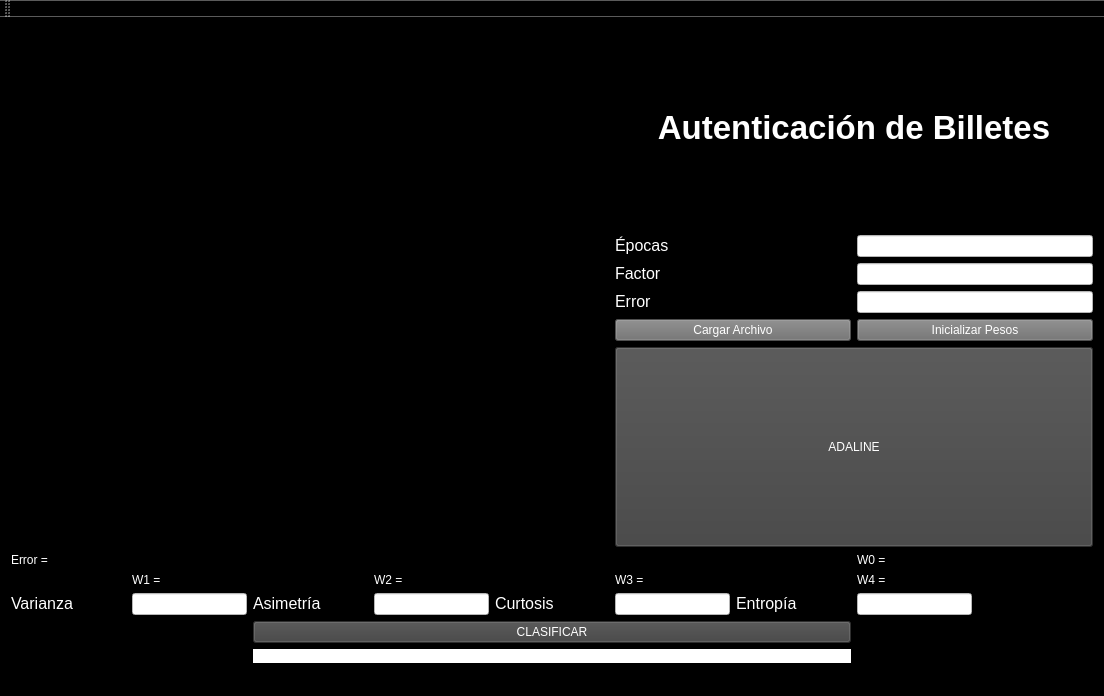
<?xml version="1.0" encoding="UTF-8"?>
<ui version="4.0">
 <class>MainWindow</class>
 <widget class="QMainWindow" name="MainWindow">
  <property name="geometry">
   <rect>
    <x>0</x>
    <y>0</y>
    <width>1104</width>
    <height>696</height>
   </rect>
  </property>
  <property name="windowTitle">
   <string>MainWindow</string>
  </property>
  <property name="styleSheet">
   <string notr="true">background-color: rgb(0, 0, 0);</string>
  </property>
  <widget class="QWidget" name="centralWidget">
   <layout class="QGridLayout" name="gridLayout">
    <item row="3" column="3">
     <widget class="QLineEdit" name="inputX2">
      <property name="sizePolicy">
       <sizepolicy hsizetype="Preferred" vsizetype="Fixed">
        <horstretch>0</horstretch>
        <verstretch>0</verstretch>
       </sizepolicy>
      </property>
      <property name="styleSheet">
       <string notr="true">font: 12pt &quot;MS Shell Dlg 2&quot;;
color: rgb(0, 0, 0);
background-color: rgb(255, 255, 255);</string>
      </property>
     </widget>
    </item>
    <item row="3" column="4">
     <widget class="QLabel" name="label_3">
      <property name="text">
       <string>&lt;html&gt;&lt;head/&gt;&lt;body&gt;&lt;p&gt;&lt;span style=&quot; font-size:12pt; color:#ffffff;&quot;&gt;Curtosis&lt;/span&gt;&lt;/p&gt;&lt;/body&gt;&lt;/html&gt;</string>
      </property>
     </widget>
    </item>
    <item row="3" column="1">
     <widget class="QLineEdit" name="inputX1">
      <property name="sizePolicy">
       <sizepolicy hsizetype="Preferred" vsizetype="Fixed">
        <horstretch>0</horstretch>
        <verstretch>0</verstretch>
       </sizepolicy>
      </property>
      <property name="styleSheet">
       <string notr="true">font: 12pt &quot;MS Shell Dlg 2&quot;;
color: rgb(0, 0, 0);
background-color: rgb(255, 255, 255);</string>
      </property>
     </widget>
    </item>
    <item row="3" column="5">
     <widget class="QLineEdit" name="inputX3">
      <property name="sizePolicy">
       <sizepolicy hsizetype="Preferred" vsizetype="Fixed">
        <horstretch>0</horstretch>
        <verstretch>0</verstretch>
       </sizepolicy>
      </property>
      <property name="styleSheet">
       <string notr="true">font: 12pt &quot;MS Shell Dlg 2&quot;;
color: rgb(0, 0, 0);
background-color: rgb(255, 255, 255);</string>
      </property>
     </widget>
    </item>
    <item row="3" column="2">
     <widget class="QLabel" name="label_2">
      <property name="text">
       <string>&lt;html&gt;&lt;head/&gt;&lt;body&gt;&lt;p&gt;&lt;span style=&quot; font-size:12pt; color:#ffffff;&quot;&gt;Asimetría&lt;/span&gt;&lt;/p&gt;&lt;/body&gt;&lt;/html&gt;</string>
      </property>
     </widget>
    </item>
    <item row="3" column="7">
     <widget class="QLineEdit" name="inputX4">
      <property name="sizePolicy">
       <sizepolicy hsizetype="Preferred" vsizetype="Fixed">
        <horstretch>0</horstretch>
        <verstretch>0</verstretch>
       </sizepolicy>
      </property>
      <property name="styleSheet">
       <string notr="true">font: 12pt &quot;MS Shell Dlg 2&quot;;
color: rgb(0, 0, 0);
background-color: rgb(255, 255, 255);</string>
      </property>
     </widget>
    </item>
    <item row="3" column="6">
     <widget class="QLabel" name="label_4">
      <property name="text">
       <string>&lt;html&gt;&lt;head/&gt;&lt;body&gt;&lt;p&gt;&lt;span style=&quot; font-size:12pt; color:#ffffff;&quot;&gt;Entropía&lt;/span&gt;&lt;/p&gt;&lt;/body&gt;&lt;/html&gt;</string>
      </property>
     </widget>
    </item>
    <item row="3" column="0">
     <widget class="QLabel" name="label">
      <property name="text">
       <string>&lt;html&gt;&lt;head/&gt;&lt;body&gt;&lt;p&gt;&lt;span style=&quot; font-size:12pt; color:#ffffff;&quot;&gt;Varianza&lt;/span&gt;&lt;/p&gt;&lt;/body&gt;&lt;/html&gt;</string>
      </property>
     </widget>
    </item>
    <item row="1" column="0" colspan="5">
     <widget class="QLabel" name="outputIteracion">
      <property name="sizePolicy">
       <sizepolicy hsizetype="Preferred" vsizetype="Fixed">
        <horstretch>0</horstretch>
        <verstretch>0</verstretch>
       </sizepolicy>
      </property>
      <property name="styleSheet">
       <string notr="true">font: 12pt &quot;MS Shell Dlg 2&quot;;
color: rgb(255, 255, 255);</string>
      </property>
      <property name="text">
       <string>Error = </string>
      </property>
     </widget>
    </item>
    <item row="2" column="7">
     <widget class="QLabel" name="outputW4">
      <property name="styleSheet">
       <string notr="true">font: 12pt &quot;MS Shell Dlg 2&quot;;
color: rgb(255, 255, 255);</string>
      </property>
      <property name="text">
       <string>W4 = </string>
      </property>
     </widget>
    </item>
    <item row="0" column="0" colspan="5">
     <widget class="QCustomPlot" name="errorPlot" native="true"/>
    </item>
    <item row="2" column="3">
     <widget class="QLabel" name="outputW2">
      <property name="styleSheet">
       <string notr="true">font: 12pt &quot;MS Shell Dlg 2&quot;;
color: rgb(255, 255, 255);</string>
      </property>
      <property name="text">
       <string>W2 = </string>
      </property>
     </widget>
    </item>
    <item row="2" column="1">
     <widget class="QLabel" name="outputW1">
      <property name="sizePolicy">
       <sizepolicy hsizetype="Preferred" vsizetype="Fixed">
        <horstretch>0</horstretch>
        <verstretch>0</verstretch>
       </sizepolicy>
      </property>
      <property name="styleSheet">
       <string notr="true">font: 12pt &quot;MS Shell Dlg 2&quot;;
color: rgb(255, 255, 255);</string>
      </property>
      <property name="text">
       <string>W1 = </string>
      </property>
     </widget>
    </item>
    <item row="0" column="5" colspan="4">
     <layout class="QGridLayout" name="gridLayout_2">
      <item row="1" column="0">
       <widget class="QLabel" name="epocas">
        <property name="text">
         <string>&lt;html&gt;&lt;head/&gt;&lt;body&gt;&lt;p&gt;&lt;span style=&quot; font-size:12pt; color:#ffffff;&quot;&gt;Épocas&lt;/span&gt;&lt;/p&gt;&lt;/body&gt;&lt;/html&gt;</string>
        </property>
       </widget>
      </item>
      <item row="0" column="0" colspan="2">
       <widget class="QLabel" name="titulo">
        <property name="text">
         <string>&lt;!DOCTYPE HTML PUBLIC &quot;-//W3C//DTD HTML 4.0//EN&quot; &quot;http://www.w3.org/TR/REC-html40/strict.dtd&quot;&gt;
&lt;html&gt;&lt;head&gt;&lt;meta name=&quot;qrichtext&quot; content=&quot;1&quot; /&gt;&lt;style type=&quot;text/css&quot;&gt;
p, li { white-space: pre-wrap; }
&lt;/style&gt;&lt;/head&gt;&lt;body style=&quot; font-family:'MS Shell Dlg 2'; font-size:8pt; font-weight:400; font-style:normal;&quot;&gt;
&lt;p align=&quot;center&quot; style=&quot; margin-top:12px; margin-bottom:12px; margin-left:0px; margin-right:0px; -qt-block-indent:0; text-indent:0px;&quot;&gt;&lt;span style=&quot; font-family:'inherit'; font-size:25pt; font-weight:600; color:#ffffff;&quot;&gt;Autenticación de Billetes&lt;/span&gt;&lt;/p&gt;&lt;/body&gt;&lt;/html&gt;</string>
        </property>
       </widget>
      </item>
      <item row="1" column="1">
       <widget class="QLineEdit" name="inputG">
        <property name="sizePolicy">
         <sizepolicy hsizetype="Preferred" vsizetype="Fixed">
          <horstretch>0</horstretch>
          <verstretch>0</verstretch>
         </sizepolicy>
        </property>
        <property name="styleSheet">
         <string notr="true">font: 12pt &quot;MS Shell Dlg 2&quot;;
color: rgb(0, 0, 0);
background-color: rgb(255, 255, 255);</string>
        </property>
       </widget>
      </item>
      <item row="2" column="0">
       <widget class="QLabel" name="factor">
        <property name="text">
         <string>&lt;html&gt;&lt;head/&gt;&lt;body&gt;&lt;p&gt;&lt;span style=&quot; font-size:12pt; color:#ffffff;&quot;&gt;Factor&lt;/span&gt;&lt;/p&gt;&lt;/body&gt;&lt;/html&gt;</string>
        </property>
       </widget>
      </item>
      <item row="6" column="0" colspan="2">
       <widget class="QPushButton" name="ADALINE">
        <property name="sizePolicy">
         <sizepolicy hsizetype="Preferred" vsizetype="Preferred">
          <horstretch>0</horstretch>
          <verstretch>0</verstretch>
         </sizepolicy>
        </property>
        <property name="styleSheet">
         <string notr="true">font: 75 25pt &quot;MS Shell Dlg 2&quot;;
color: rgb(255, 255, 255);
background-color: rgb(65, 65, 65);</string>
        </property>
        <property name="text">
         <string>ADALINE</string>
        </property>
       </widget>
      </item>
      <item row="3" column="1">
       <widget class="QLineEdit" name="inputE">
        <property name="sizePolicy">
         <sizepolicy hsizetype="Preferred" vsizetype="Fixed">
          <horstretch>0</horstretch>
          <verstretch>0</verstretch>
         </sizepolicy>
        </property>
        <property name="styleSheet">
         <string notr="true">font: 12pt &quot;MS Shell Dlg 2&quot;;
color: rgb(0, 0, 0);
background-color: rgb(255, 255, 255);</string>
        </property>
       </widget>
      </item>
      <item row="3" column="0">
       <widget class="QLabel" name="error">
        <property name="text">
         <string>&lt;html&gt;&lt;head/&gt;&lt;body&gt;&lt;p&gt;&lt;span style=&quot; font-size:12pt; color:#ffffff;&quot;&gt;Error&lt;/span&gt;&lt;/p&gt;&lt;/body&gt;&lt;/html&gt;</string>
        </property>
       </widget>
      </item>
      <item row="2" column="1">
       <widget class="QLineEdit" name="inputF">
        <property name="sizePolicy">
         <sizepolicy hsizetype="Preferred" vsizetype="Fixed">
          <horstretch>0</horstretch>
          <verstretch>0</verstretch>
         </sizepolicy>
        </property>
        <property name="styleSheet">
         <string notr="true">font: 12pt &quot;MS Shell Dlg 2&quot;;
color: rgb(0, 0, 0);
background-color: rgb(255, 255, 255);</string>
        </property>
       </widget>
      </item>
      <item row="4" column="1">
       <widget class="QPushButton" name="inicializar">
        <property name="styleSheet">
         <string notr="true">font: 14pt &quot;MS Shell Dlg 2&quot;;
background-color: rgb(111, 111, 111);
color: rgb(255, 255, 255);</string>
        </property>
        <property name="text">
         <string>Inicializar Pesos</string>
        </property>
       </widget>
      </item>
      <item row="4" column="0">
       <widget class="QPushButton" name="loadFile">
        <property name="styleSheet">
         <string notr="true">font: 14pt &quot;MS Shell Dlg 2&quot;;
background-color: rgb(111, 111, 111);
color: rgb(255, 255, 255);</string>
        </property>
        <property name="text">
         <string>Cargar Archivo</string>
        </property>
       </widget>
      </item>
     </layout>
    </item>
    <item row="2" column="5">
     <widget class="QLabel" name="outputW3">
      <property name="styleSheet">
       <string notr="true">font: 12pt &quot;MS Shell Dlg 2&quot;;
color: rgb(255, 255, 255);</string>
      </property>
      <property name="text">
       <string>W3 = </string>
      </property>
     </widget>
    </item>
    <item row="5" column="2" colspan="5">
     <widget class="QLabel" name="outputResultado">
      <property name="sizePolicy">
       <sizepolicy hsizetype="Preferred" vsizetype="Fixed">
        <horstretch>0</horstretch>
        <verstretch>0</verstretch>
       </sizepolicy>
      </property>
      <property name="styleSheet">
       <string notr="true">font: 20pt &quot;MS Shell Dlg 2&quot;;
color: rgb(0, 0, 0);
background-color: rgb(255, 255, 255);</string>
      </property>
      <property name="text">
       <string/>
      </property>
     </widget>
    </item>
    <item row="4" column="2" colspan="5">
     <widget class="QPushButton" name="clasificar">
      <property name="sizePolicy">
       <sizepolicy hsizetype="Preferred" vsizetype="Fixed">
        <horstretch>0</horstretch>
        <verstretch>0</verstretch>
       </sizepolicy>
      </property>
      <property name="styleSheet">
       <string notr="true">font: 75 20pt &quot;MS Shell Dlg 2&quot;;
color: rgb(255, 255, 255);
background-color: rgb(65, 65, 65);</string>
      </property>
      <property name="text">
       <string>CLASIFICAR</string>
      </property>
     </widget>
    </item>
    <item row="1" column="7">
     <widget class="QLabel" name="outputW0">
      <property name="styleSheet">
       <string notr="true">font: 12pt &quot;MS Shell Dlg 2&quot;;
color: rgb(255, 255, 255);</string>
      </property>
      <property name="text">
       <string>W0 = </string>
      </property>
     </widget>
    </item>
   </layout>
  </widget>
  <widget class="QMenuBar" name="menuBar">
   <property name="geometry">
    <rect>
     <x>0</x>
     <y>0</y>
     <width>1104</width>
     <height>26</height>
    </rect>
   </property>
  </widget>
  <widget class="QToolBar" name="mainToolBar">
   <attribute name="toolBarArea">
    <enum>TopToolBarArea</enum>
   </attribute>
   <attribute name="toolBarBreak">
    <bool>false</bool>
   </attribute>
  </widget>
  <widget class="QStatusBar" name="statusBar"/>
 </widget>
 <layoutdefault spacing="6" margin="11"/>
 <customwidgets>
  <customwidget>
   <class>QCustomPlot</class>
   <extends>QWidget</extends>
   <header>qcustomplot.h</header>
   <container>1</container>
  </customwidget>
 </customwidgets>
 <resources/>
 <connections/>
</ui>
